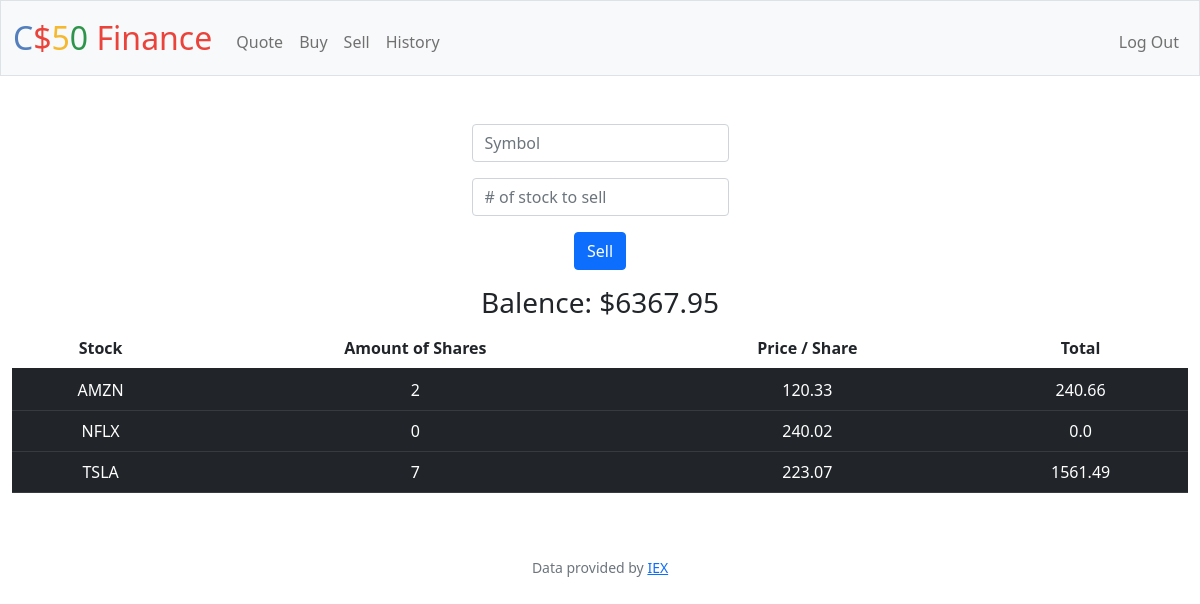
/sell (signed in), run on the app's committed database.
### tables this page shows
CREATE TABLE 'Purchases' ('symbol' TEXT, 'shares' INTEGER, 'price' REAL, 'date' DATETIME, 'id'  INTEGER PRIMARY KEY  , 'user_id' INTEGER, 'transaction' TEXT);

### app.py (the view, shortened to what this page needs)
@app.route("/sell", methods=["GET", "POST"])
@login_required
def sell():
    if request.method == "GET":
        user_id = session["user_id"]
        purchases_db = db.execute("SELECT symbol, SUM(SHARES) AS shares, price FROM purchases WHERE user_id = ? GROUP BY symbol", user_id)
        cash_db = db.execute("SELECT cash FROM users WHERE id = ?", user_id)
        cash = round(cash_db[0]["cash"], 2)
        return render_template("sell.html", database=purchases_db, cash=cash)

### app.py (called while the page is built)
@app.after_request
def after_request(response):
    response.headers["Cache-Control"] = "no-cache, no-store, must-revalidate"
    response.headers["Expires"] = 0
    response.headers["Pragma"] = "no-cache"
    return response

### helpers.py (called while the page is built)
def login_required(f):
    @wraps(f)
    def decorated_function(*args, **kwargs):
        if session.get("user_id") is None:
            return redirect("/login")
        return f(*args, **kwargs)
    return decorated_function

### templates/sell.html (shortened to what this page needs)
{% extends "layout.html" %}
{% block main %}
    <form action="/sell" method="post">
        <div class="mb-3">
            <input class="form-control mx-auto w-auto" name="symbol" placeholder="Symbol" type="text">
        </div>
        <div>
            <input class="form-control mx-auto w-auto" name="shares" placeholder="# of stock to sell" type="number" min="1">
        </div>
        <div>
            <button style="margin: 1rem;" class="btn btn-primary" type="submit">Sell</button>
        </div>
    </form>
<h3>Balence: ${{ cash }} </h3>
<div class="section" >
 <table class="table table-striped-columns">
    <thead>
        <tr>
            <th scope="col">Stock</th>
            <th cope="col">Amount of Shares</th>
            <th scope="col">Price / Share</th>
            <th scope="col">Total</th>
        </tr>
    </thead>
    <tbody>
        {% for row in database %}
        <tr class="table-dark">
            <td class="table-dark"> {{ row["symbol"] }} </td>
            <td class="table-dark"> {{ row["shares"] }} </td>
            <td class="table-dark"> {{ row["price"] }} </td>
            <td class="table-dark"> {{ row["shares"] * row["price"] }} </td>
          </tr>
        {% endfor %}
    </tbody>
    </table>
 </div>
{% endblock %}

### data on the page
Purchases: symbol "AMZN", shares "2", price "120.33", row "240.66"
Purchases: symbol "NFLX", shares "0", price "240.02", row "0.0"

### other printed values
{{ cash }} "6367.95"
{{ row["symbol"] }} "TSLA"
{{ row["shares"] }} "7"
{{ row["price"] }} "223.07"
{{ row["shares"] * row["price"] }} "1561.49"
